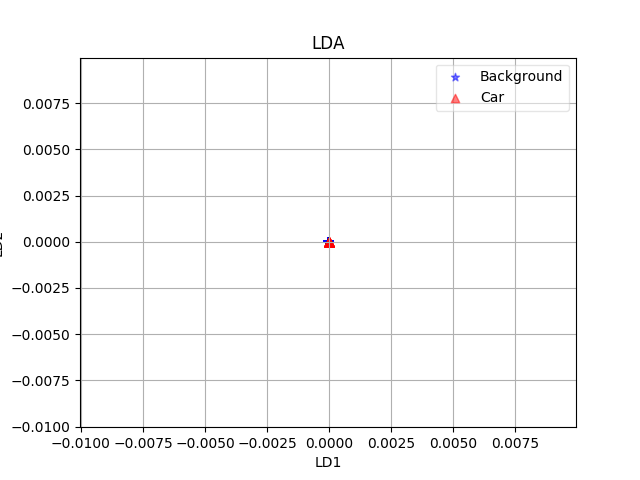

Here is the Python script that generated this plot:
#!/usr/bin/env/python
# encoding: utf8
"""
Task 3.1
Linear Discriminant Analysis
Python 3
"""

import tarfile
import numpy as np
import os
from scipy import misc
import matplotlib.cm as cm
import matplotlib.pyplot as plt
from sklearn import preprocessing
import random

IMG_SIZE = 2511
label_dict = {0: 'Background', 1: 'Car'}
TEST_DIR = 'uiuc/test'
TRAIN_DIR = 'uiuc/train'


def plotData(X_lda, label):
    """
    Plot result from LDA
    """
    
    plt.clf()
    for lab, marker, color in zip(range(2), ('*', '^'), ('blue', 'red')):
        plt.scatter(x=X_lda[0].real[label == lab],
                    y=X_lda[1].real[label == lab],
                    marker=marker,
                    color=color,
                    alpha=0.5,
                    label=label_dict[lab]
                    )
    plt.xlabel('LD1')
    plt.ylabel('LD2')
    leg = plt.legend(loc='upper right', fancybox=True)
    leg.get_frame().set_alpha(0.5)
    plt.title('LDA')
    plt.xlim(X_lda[0].min() - 0.01, X_lda[0].max() + 0.01)
    plt.ylim(X_lda[0].min() - 0.01, X_lda[0].max() + 0.01)
    plt.grid()
    plt.savefig("lda.png")
    plt.show()


def get_sample(dataset, labels, size):
    """
    """
    neg = dataset[np.where(labels==0)][0:size]
    pos = dataset[np.where(labels==1)][0:size]
    ds = np.vstack((pos, neg))
    labels = np.hstack((np.zeros(size), np.ones(size)))

    return ds, labels


def readData(dirName):
    for root, _, files in os.walk(dirName):
        data = np.zeros(shape=(len(files),IMG_SIZE))
        counter =0
        for filename in files:
            path = os.path.join(root, filename)
            image = misc.imresize(misc.imread(path, flatten=True).astype("float"),size=(81,31)).ravel()
            data[counter] = image
            counter+=1
    data = preprocessing.normalize(data)
    label = np.char.array(files).rfind('Pos')
    label[np.where(label == -1)] = 0  # neg class
    label[np.where(label > 0)] = 1  # pos class
    return data,label


def saveImage(imgData,filename):
    misc.imsave(filename,imgData)


def readTrainingData():
    return readData(TRAIN_DIR)


def readTestData():
    return readData(TEST_DIR)


def getSBMatrix(mean_vec,overall_mean,dataset):
    S_B = np.zeros((dataset.shape[1], dataset.shape[1]))
    for i, mean_vec in enumerate(means):
        n = dataset[np.where(labels == i)].shape[0]
        mean_vec = mean_vec.reshape(IMG_SIZE, 1)  # make column vector
        overall_mean = overall_mean.reshape(IMG_SIZE, 1)  # make column vector
        S_B += n * (mean_vec - overall_mean).dot((mean_vec - overall_mean).T)
    return S_B


def getSWMatrix(means,dataset):
    S_W = np.zeros((dataset.shape[1],dataset.shape[1]))
    for i, mean_vec in enumerate(means):
        class_scatter = np.zeros(S_W.shape)
        for row in dataset[np.where(labels == i)]:
            row, mean_vec = row.reshape(IMG_SIZE, 1), mean_vec.reshape(IMG_SIZE, 1)  # make column vectors
            class_scatter += (row - mean_vec).dot((row - mean_vec).T)
        S_W += class_scatter  # sum class scatter matrices
    return S_W


def getProjector(S_B,S_W):
    eig_vals, eig_vecs = np.linalg.eig(np.linalg.inv(S_W).dot(S_B))

    # Make a list of (eigenvalue, eigenvector) tuples
    eig_pairs = [(np.abs(eig_vals[i]), eig_vecs[:, i]) for i in range(len(eig_vals))]
    # Sort the (eigenvalue, eigenvector) tuples from high to low
    eig_pairs = sorted(eig_pairs, key=lambda k: k[0], reverse=True)
    W = np.hstack((eig_pairs[0][1].reshape(IMG_SIZE, 1), eig_pairs[1][1].reshape(IMG_SIZE, 1)))
    return W.real


def evaluateClassifier(classifier,data,labels):
    tp=0
    fp=0
    tn=0
    fn=0
    projectedLabels = []
    for i in range(len(data[0])):
        currentValue = data[0][i]+data[1][i]/2.0
        if(currentValue>=classifier):
            projectedLabels.append(1) #pos class
        else:
            projectedLabels.append(0)   #neg class

    for i in range(len(data[0])):
        if(projectedLabels[i]==1 and labels[i]==1):
            tp+=1

        if(projectedLabels[i]==1 and labels[i]==0):
            fp+=1

        if(projectedLabels[i]==0 and labels[i]==0):
            tn+=1
        if(projectedLabels[i]==0 and labels[i]==1):
            fn+=1

    precision = tp/float(tp+fp) if (tp+fp)>0 else 0
    recall = tp/float(tp+fn) if (tp+fn)>0 else 0

    return (tp+tn)/float(tp+tn+fp+fn),precision,recall,projectedLabels


if __name__ == '__main__':
    dataset, labels = readTrainingData()
    dataset, labels = get_sample(dataset, labels, 10)

    #calculate means for two classes
    means = []
    means.append(np.mean(dataset[np.where(labels==0)],axis=0));
    means.append(np.mean(dataset[np.where(labels==1)],axis=0));

    #calculate overall mean
    overall_mean = np.mean(dataset, axis=0)

    # calculate within class covariance matrix
    S_W = getSWMatrix(means, dataset)
    #calculate between class covariance matrix
    S_B = getSBMatrix(means,overall_mean,dataset)

    #calculate projector matrix
    W = getProjector(S_B,S_W)

    imgData = np.empty(shape=(31,81))
    WCounter = 0
    for i in range(31):
        for j in range(81):
            imgData[i][j] = W[WCounter][0].real
            WCounter+=1
    saveImage(imgData, 'out1.jpg')

    imgData = np.empty(shape=(31, 81))
    WCounter = 0
    for i in range(31):
        for j in range(81):
            imgData[i][j] = W[WCounter][1].real
            WCounter += 1
    saveImage(imgData, 'out2.jpg')

    # plot W
    plt.clf()
    plt.plot(W)
    plt.grid()
    plt.tight_layout()
    plt.savefig("W.png")
    plt.show()

    #read new data
    newData, labels = readTrainingData()
    newData, labels = get_sample(newData, labels, 10)
    projectedLabels = []

    #X_lda = newData.dot(W)
    X_lda1 = newData.dot(W[:, 0])
    X_lda2 = newData.dot(W[:, 1])
    X_lda = np.empty(shape=(W.shape[1],newData.shape[0]))
    X_lda[0] = X_lda1
    X_lda[1] = X_lda2
    print(X_lda)

    #create k = 1,...,10 different classifier
    classifiers = np.random.uniform(0.0115,0.0120,10)
    bestThreshold = classifiers[0]
    bestPerformance,precision,recall,projectedLabels = evaluateClassifier(bestThreshold,X_lda,labels)
    precisions = np.zeros(classifiers.shape)
    recalls = np.zeros(classifiers.shape)
    for i,threshold in enumerate(classifiers):
        print("Threshold = ",threshold)
        performance,precision,recall,projectedLabels = evaluateClassifier(threshold,X_lda,labels)
        precisions[i] = precision
        recalls[i] = recall
        print("Performance = ",performance)
        if(performance>bestPerformance):
            bestPerformance = performance
            bestThreshold = threshold

    print('Best Threshold = ', bestThreshold)
    print("Best Performance = ", bestPerformance)


    #plot output
    plotData(X_lda, labels)

    # Plot Precision Recall
    plt.clf()
    plt.plot(recalls, precisions, lw=2, color='navy',
         label='Precision-Recall curve')
    plt.xlabel('Recall')
    plt.ylabel('Precision')
    plt.title('Precision-Recall')
    plt.xlim(precisions.min()-0.5,recalls.max()+0.5)
    plt.ylim(precisions.min()-0.5,recalls.max()+0.5)
    plt.grid()
    plt.savefig("precision_recall.png")
    plt.show()
